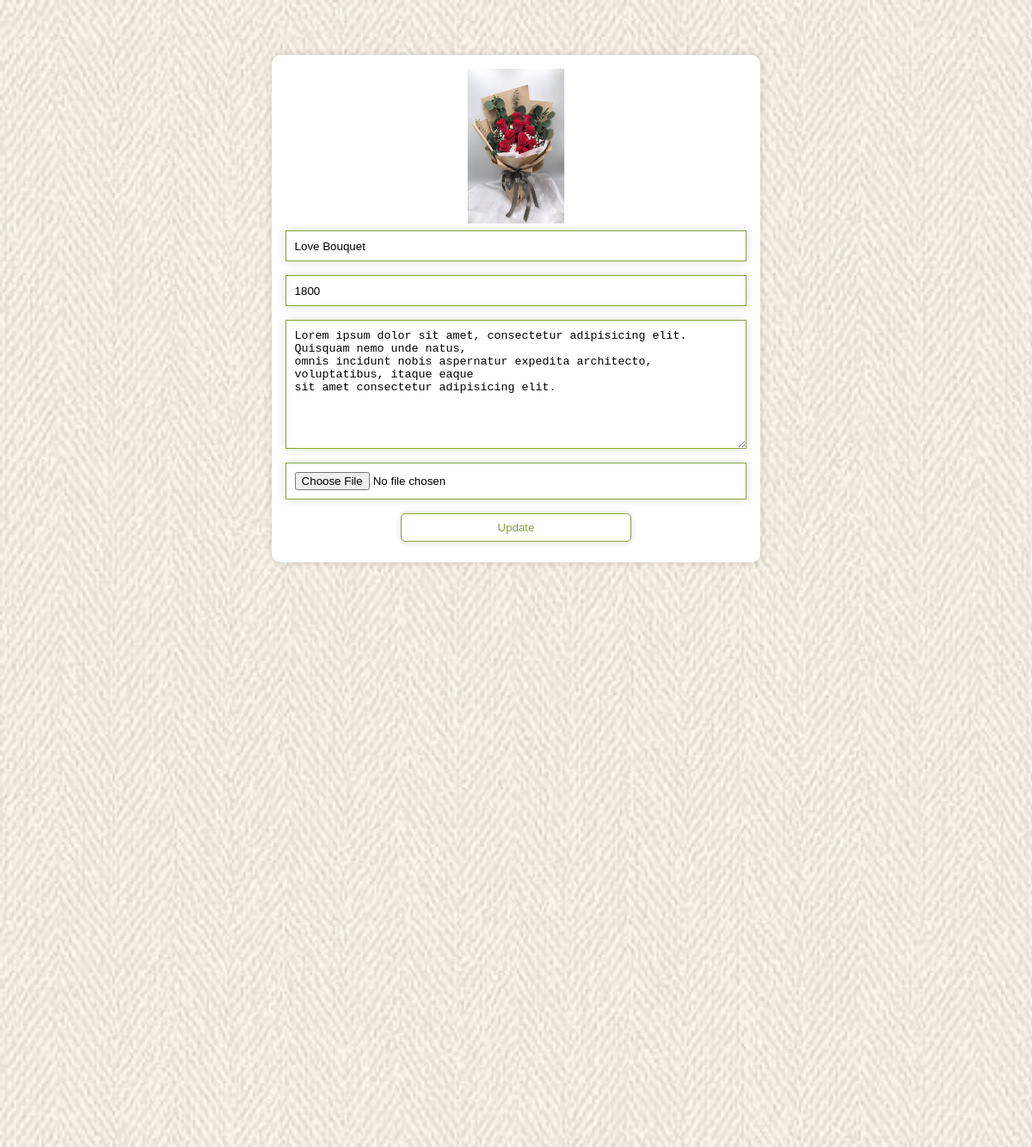
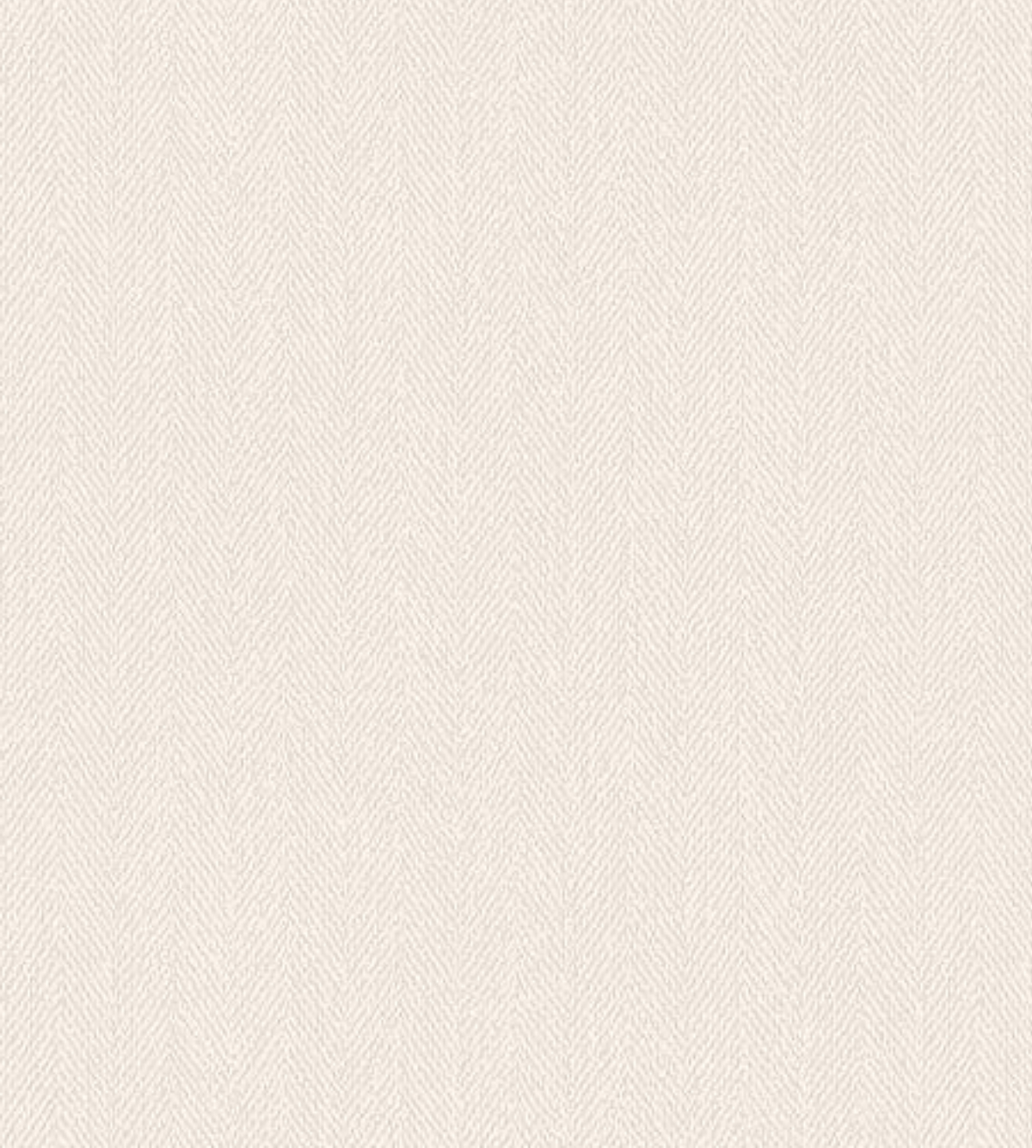
The page /admin_products.php?edit=3 (signed in) on the database its author committed (2 pictures, top to bottom).
### tables this page shows
CREATE TABLE `products` (
  `id` int(100) NOT NULL,
  `name` varchar(255) NOT NULL,
  `price` int(100) NOT NULL,
  `product_detail` varchar(255) NOT NULL,
  `image` varchar(255) NOT NULL
);

### admin_products.php (the view, shortened to what this page needs)
<?php
    include 'connection.php';
?>
<!DOCTYPE html>
    <html lang="en">
    <head>
    </head>
<body>
<?php include 'admin_header.php';?>
    <div class="main">
            <div class="banner">
                <h1>products</h1>
            </div>
            <div class="title2">
                    <a href="home.php">home</a> <span>/products</span>
            </div>
            <section class="add-products">
                <form method="post" action="admin_products.php" enctype="multipart/form-data">
                    <h1 class="title">add new product</h1>
                    <div class="input-field">
                        <label>product name</label>
                    </div>
                    <div class="input-field">
                        <label>product price</label>
                    </div>
                    <div class="input-field">
                        <label>product detail</label>
                    </div>
                    <div class="input-field">
                        <label>image</label>
                    </div>
                </form>
            </section>
        <section class="update-container">
            <?php
                if(isset($_GET['edit'])) {
                    $edit_id = $_GET['edit'];
                    $edit_query = mysqli_query($conn, "SELECT * FROM `products` WHERE id=$edit_id")or die('query failed');
                    if(mysqli_num_rows($edit_query)>0){
                        while($fetch_edit = mysqli_fetch_assoc($edit_query)){
            ?>
            <form method="post" action="admin_products.php" enctype="multipart/form-data">
                <img src ="img/<?php echo $fetch_edit['image'];?>">
                <input type="text" name="update_p_name" value="<?php echo $fetch_edit['name'];?>">
                <input type="number" min ="0" name="update_p_price" value="<?php echo $fetch_edit['price'];?>">
                <textarea name="update_p_detail"><?php echo $fetch_edit['product_detail'];?></textarea>
                <input type="file" name="update_p_image" accept="img/png, img/jpg, img/jpeg, img/webp" >
                <input type="submit" name="update_product" value="update" class="edit">
            </form>
            <?php
                        }
                    }
                }
            ?>
        </section>
        <section class="show-products">
            <div class="box-container">
                <?php
                    $select_products = mysqli_query($conn, "SELECT * FROM `products` ") or die('query failed');
                    if(mysqli_num_rows($select_products)>0){
                        while($fetch_products =mysqli_fetch_assoc($select_products)){
                ?>
                <div class="box">
                    <p>Rs. <?php echo $fetch_products['price']; ?></p>
                    <h4><?php echo $fetch_products['name']; ?></h4>
                    <p class="detail"><?php echo $fetch_products['product_detail']; ?></p>
                    <a href="admin_products.php?edit=<?php echo $fetch_products['id'] ?>" class="btn">edit</a>
                    <a href="admin_products.php?delete=<?php echo $fetch_products['id'] ?>" class="btn" onclick="
                    return confirm('delete this product')">delete</a>
                </div>
                <?php
                    }
                }
                ?>
            </div>
        </section>
    </div>
</body>
</html>

### rows shown on the page
products: image (picture), update_p_name "Love Bouquet", update_p_price "1800", update_p_detail "Lorem ipsum dolor sit amet, consectetur adipisicing elit. Quisquam nemo unde natus, omnis incidunt nobis aspernatur expedita architecto, voluptatibus, itaque eaque sit amet consectetur adipisicing elit."
